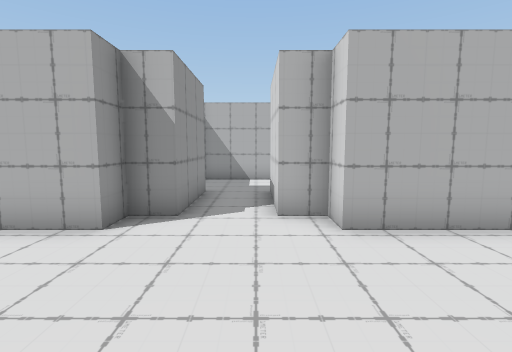
view 1 (above)

13 first-person views from a walk through a 3-D level made in the Unity game engine. The camera is 1.3 m above the floor, tilts 6° down and sees 85° across. The floor is counted in squares, 1 m on a side. Each view is taken from the middle of a square. On the plan, view 1 faces up. The plan holds only what a view shows up to about 13 squares ahead; the rest is blank. The player character is not drawn.

view 2
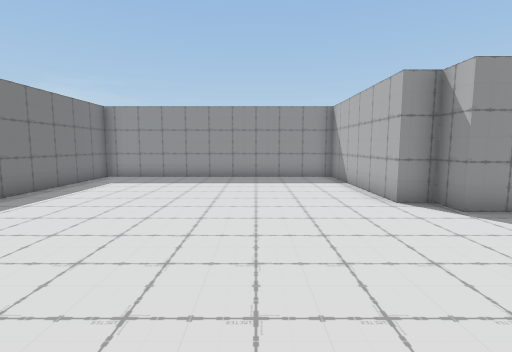

view 3
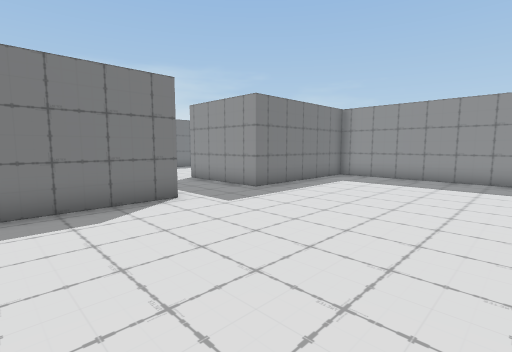

view 4
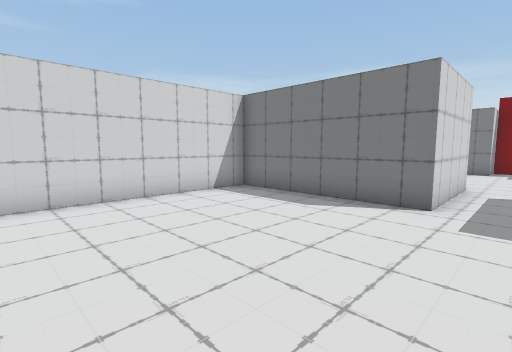

view 5
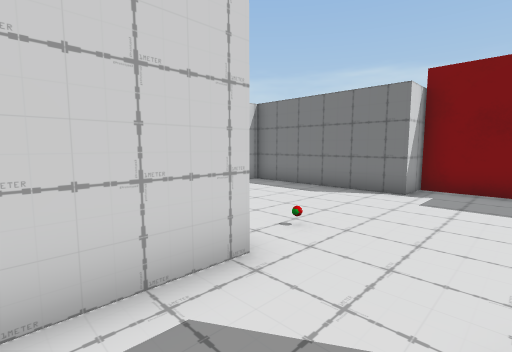

view 6
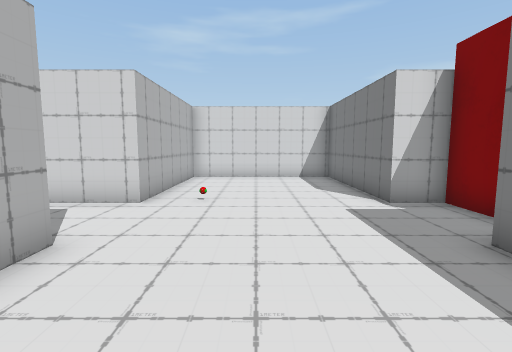

view 7
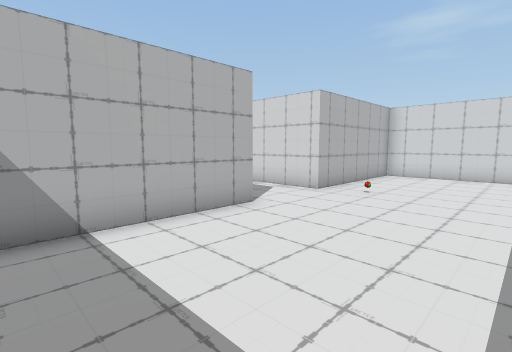

view 8
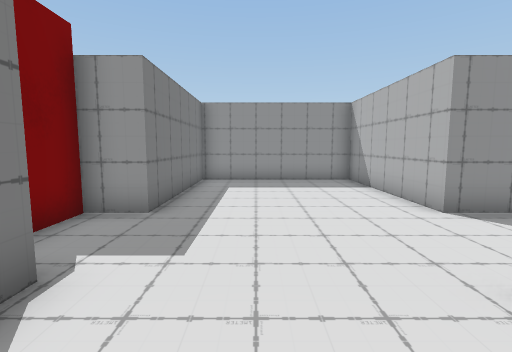

view 9
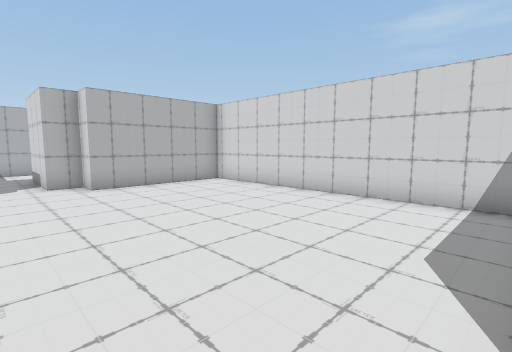

view 10
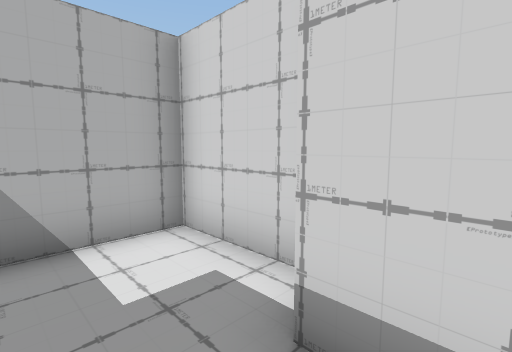

view 11
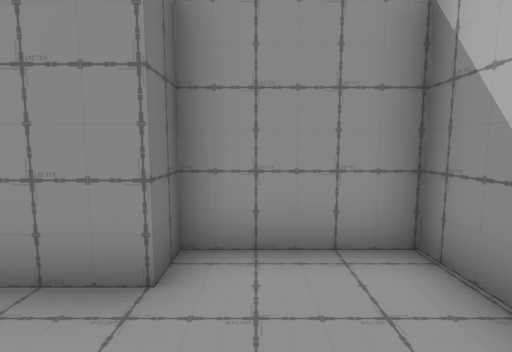

view 12
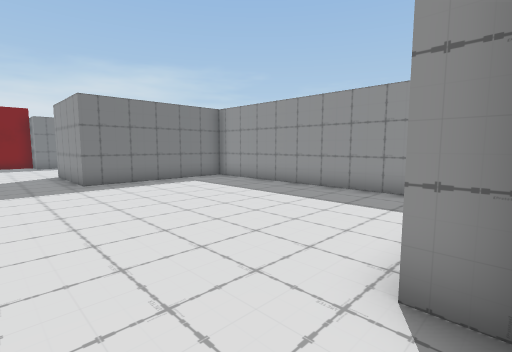

view 13
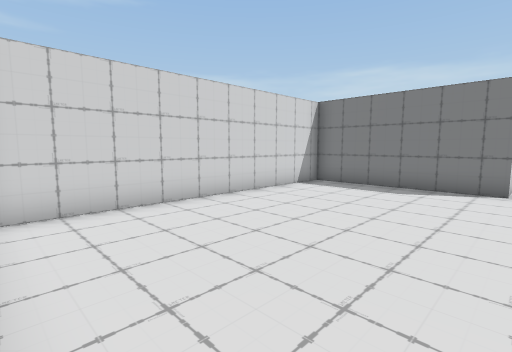

### Floor plan
Points are (right, up) in squares from view 1. A wall is a line through its corners. A room is listed if a view was taken in it or the views show most of it. See-through windows are left out.
Room 1 (views 1, 2, 3, 4, 5, 6, 7, 8, 9, 10, 11, 12, 13)
walls: (-0.1, -16.4) (0.4, -16.4) (0.4, -15.1) (6.1, -15.1) (6.1, -9.3) (0.4, -9.3) (0.4, -5.4) (6.1, -5.4) (6.1, 4.3) (1.4, 4.3) (1.4, 5.1) (0.4, 5.1) (0.4, 8.1); (1.4, 8.8) (1.4, 11.1) (-2.4, 11.1) (-2.4, 8.1) (-1.5, 8.1) (-1.5, 5.1) (-2.4, 5.1) (-2.4, 4.3) (-8.1, 4.3) (-8.1, -5.4) (-2.4, -5.4) (-2.4, -9.3) (-8.1, -9.3) (-8.1, -15.1) (-2.4, -15.1) (-2.4, -16.4) (-1.9, -16.4)
objects: other object (1, -11)

Positions as (right, up) in squares from view 1, and headings:
1: (0, 0), facing up
2: (4, 1), facing left
3: (4, 1), facing down-left
4: (-1, 1), facing down-right
5: (-2, -7), facing down-right
6: (-6, -12), facing right
7: (-7, -14), facing up-right
8: (3, -13), facing left
9: (-1, -5), facing up-right
10: (-1, 7), facing up-right
11: (1, 9), facing left
12: (0, 5), facing down-left
13: (0, 4), facing down-right
